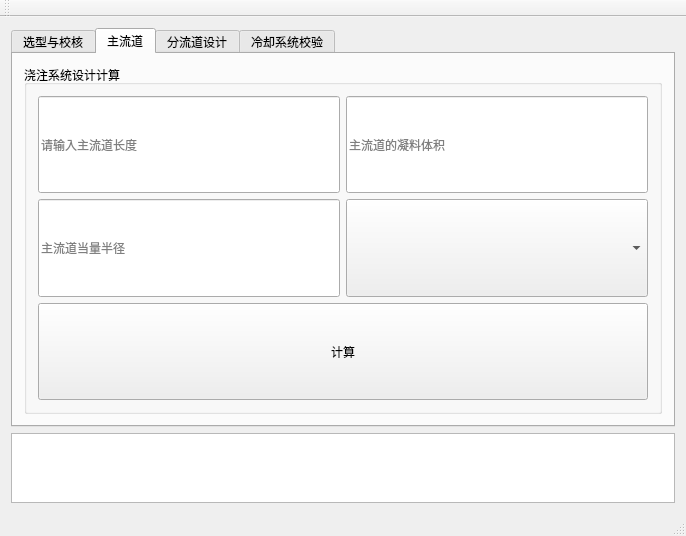
<?xml version="1.0" encoding="UTF-8"?>
<ui version="4.0">
 <class>MainWindow</class>
 <widget class="QMainWindow" name="MainWindow">
  <property name="geometry">
   <rect>
    <x>0</x>
    <y>0</y>
    <width>686</width>
    <height>484</height>
   </rect>
  </property>
  <property name="sizePolicy">
   <sizepolicy hsizetype="Expanding" vsizetype="Expanding">
    <horstretch>0</horstretch>
    <verstretch>0</verstretch>
   </sizepolicy>
  </property>
  <property name="windowTitle">
   <string>注模计算器</string>
  </property>
  <property name="locale">
   <locale language="Chinese" country="China"/>
  </property>
  <widget class="QWidget" name="centralWidget">
   <layout class="QGridLayout" name="gridLayout_11">
    <item row="1" column="0">
     <widget class="QTextEdit" name="text_log"/>
    </item>
    <item row="0" column="0">
     <widget class="QTabWidget" name="tabWidget">
      <property name="currentIndex">
       <number>1</number>
      </property>
      <widget class="QWidget" name="tab">
       <attribute name="title">
        <string>选型与校核</string>
       </attribute>
       <layout class="QGridLayout" name="gridLayout_13">
        <item row="0" column="0">
         <layout class="QGridLayout" name="gridLayout_6">
          <item row="0" column="0">
           <layout class="QGridLayout" name="gridLayout">
            <item row="0" column="0">
             <widget class="QLineEdit" name="text_v_su">
              <property name="sizePolicy">
               <sizepolicy hsizetype="Expanding" vsizetype="Expanding">
                <horstretch>0</horstretch>
                <verstretch>0</verstretch>
               </sizepolicy>
              </property>
              <property name="text">
               <string/>
              </property>
              <property name="placeholderText">
               <string>请输入V塑</string>
              </property>
             </widget>
            </item>
            <item row="0" column="1">
             <widget class="QLabel" name="injectionM_table">
              <property name="sizePolicy">
               <sizepolicy hsizetype="Expanding" vsizetype="Expanding">
                <horstretch>0</horstretch>
                <verstretch>0</verstretch>
               </sizepolicy>
              </property>
              <property name="font">
               <font>
                <family>楷体</family>
                <pointsize>8</pointsize>
                <underline>true</underline>
               </font>
              </property>
              <property name="text">
               <string>注射机型号于技术参数表</string>
              </property>
             </widget>
            </item>
            <item row="1" column="0" rowspan="2">
             <widget class="QLineEdit" name="text_a_su">
              <property name="sizePolicy">
               <sizepolicy hsizetype="Expanding" vsizetype="Expanding">
                <horstretch>0</horstretch>
                <verstretch>0</verstretch>
               </sizepolicy>
              </property>
              <property name="text">
               <string/>
              </property>
              <property name="placeholderText">
               <string>请输入A塑</string>
              </property>
             </widget>
            </item>
            <item row="1" column="1">
             <widget class="QComboBox" name="comboBox_machine">
              <property name="sizePolicy">
               <sizepolicy hsizetype="Expanding" vsizetype="Expanding">
                <horstretch>0</horstretch>
                <verstretch>0</verstretch>
               </sizepolicy>
              </property>
             </widget>
            </item>
            <item row="2" column="1" rowspan="2">
             <widget class="QPushButton" name="btn_confirm">
              <property name="text">
               <string>确认</string>
              </property>
             </widget>
            </item>
            <item row="3" column="0">
             <widget class="QLineEdit" name="text_n">
              <property name="sizePolicy">
               <sizepolicy hsizetype="Expanding" vsizetype="Expanding">
                <horstretch>0</horstretch>
                <verstretch>0</verstretch>
               </sizepolicy>
              </property>
              <property name="text">
               <string/>
              </property>
              <property name="placeholderText">
               <string>请输入n</string>
              </property>
             </widget>
            </item>
           </layout>
          </item>
          <item row="1" column="0">
           <layout class="QGridLayout" name="gridLayout_12">
            <item row="0" column="0" rowspan="2">
             <widget class="QLineEdit" name="text_p0">
              <property name="sizePolicy">
               <sizepolicy hsizetype="Expanding" vsizetype="Expanding">
                <horstretch>0</horstretch>
                <verstretch>0</verstretch>
               </sizepolicy>
              </property>
              <property name="text">
               <string/>
              </property>
              <property name="placeholderText">
               <string>注射压力P0</string>
              </property>
             </widget>
            </item>
            <item row="0" column="1">
             <widget class="QLabel" name="tbl2">
              <property name="sizePolicy">
               <sizepolicy hsizetype="Expanding" vsizetype="Expanding">
                <horstretch>0</horstretch>
                <verstretch>0</verstretch>
               </sizepolicy>
              </property>
              <property name="font">
               <font>
                <family>楷体</family>
                <pointsize>8</pointsize>
                <underline>true</underline>
               </font>
              </property>
              <property name="text">
               <string>部分塑料所需要的注射压力P0表</string>
              </property>
              <property name="alignment">
               <set>Qt::AlignLeading|Qt::AlignLeft|Qt::AlignVCenter</set>
              </property>
             </widget>
            </item>
            <item row="1" column="1" rowspan="2">
             <widget class="QPushButton" name="btn_pressure">
              <property name="sizePolicy">
               <sizepolicy hsizetype="Expanding" vsizetype="Expanding">
                <horstretch>0</horstretch>
                <verstretch>0</verstretch>
               </sizepolicy>
              </property>
              <property name="text">
               <string>压力校验</string>
              </property>
              <property name="flat">
               <bool>false</bool>
              </property>
             </widget>
            </item>
            <item row="2" column="0">
             <widget class="QLineEdit" name="text_p_gong">
              <property name="enabled">
               <bool>true</bool>
              </property>
              <property name="sizePolicy">
               <sizepolicy hsizetype="Expanding" vsizetype="Expanding">
                <horstretch>0</horstretch>
                <verstretch>0</verstretch>
               </sizepolicy>
              </property>
              <property name="text">
               <string/>
              </property>
              <property name="readOnly">
               <bool>true</bool>
              </property>
              <property name="placeholderText">
               <string>公称压力P</string>
              </property>
             </widget>
            </item>
           </layout>
          </item>
          <item row="2" column="0">
           <layout class="QGridLayout" name="gridLayout_5">
            <item row="0" column="0" rowspan="2">
             <widget class="QLineEdit" name="text_p_mo">
              <property name="sizePolicy">
               <sizepolicy hsizetype="Expanding" vsizetype="Expanding">
                <horstretch>0</horstretch>
                <verstretch>0</verstretch>
               </sizepolicy>
              </property>
              <property name="text">
               <string/>
              </property>
              <property name="placeholderText">
               <string>请输入p模</string>
              </property>
             </widget>
            </item>
            <item row="0" column="1">
             <widget class="QLabel" name="tbl3">
              <property name="sizePolicy">
               <sizepolicy hsizetype="Expanding" vsizetype="Expanding">
                <horstretch>0</horstretch>
                <verstretch>0</verstretch>
               </sizepolicy>
              </property>
              <property name="font">
               <font>
                <family>楷体</family>
                <pointsize>8</pointsize>
                <underline>true</underline>
               </font>
              </property>
              <property name="text">
               <string>常用塑料注射时,型腔内平均压力表</string>
              </property>
             </widget>
            </item>
            <item row="1" column="1" rowspan="2">
             <widget class="QPushButton" name="btn_suo_force">
              <property name="sizePolicy">
               <sizepolicy hsizetype="Expanding" vsizetype="Expanding">
                <horstretch>0</horstretch>
                <verstretch>0</verstretch>
               </sizepolicy>
              </property>
              <property name="text">
               <string>锁模力校验</string>
              </property>
              <property name="flat">
               <bool>false</bool>
              </property>
             </widget>
            </item>
            <item row="2" column="0">
             <widget class="QLineEdit" name="text_f_grow">
              <property name="enabled">
               <bool>true</bool>
              </property>
              <property name="sizePolicy">
               <sizepolicy hsizetype="Expanding" vsizetype="Expanding">
                <horstretch>0</horstretch>
                <verstretch>0</verstretch>
               </sizepolicy>
              </property>
              <property name="text">
               <string/>
              </property>
              <property name="readOnly">
               <bool>true</bool>
              </property>
              <property name="placeholderText">
               <string>F涨</string>
              </property>
             </widget>
            </item>
           </layout>
          </item>
         </layout>
        </item>
       </layout>
      </widget>
      <widget class="QWidget" name="tab_3">
       <attribute name="title">
        <string>主流道</string>
       </attribute>
       <layout class="QGridLayout" name="gridLayout_9">
        <item row="0" column="0">
         <widget class="QGroupBox" name="groupBox_3">
          <property name="sizePolicy">
           <sizepolicy hsizetype="Expanding" vsizetype="Expanding">
            <horstretch>0</horstretch>
            <verstretch>0</verstretch>
           </sizepolicy>
          </property>
          <property name="title">
           <string>浇注系统设计计算</string>
          </property>
          <layout class="QGridLayout" name="gridLayout_16">
           <item row="0" column="0">
            <layout class="QGridLayout" name="gridLayout_15">
             <item row="0" column="0">
              <widget class="QLineEdit" name="text_main_L">
               <property name="sizePolicy">
                <sizepolicy hsizetype="Expanding" vsizetype="Expanding">
                 <horstretch>0</horstretch>
                 <verstretch>0</verstretch>
                </sizepolicy>
               </property>
               <property name="text">
                <string/>
               </property>
               <property name="placeholderText">
                <string>请输入主流道长度</string>
               </property>
              </widget>
             </item>
             <item row="0" column="1">
              <widget class="QLineEdit" name="text_main_volume">
               <property name="enabled">
                <bool>true</bool>
               </property>
               <property name="sizePolicy">
                <sizepolicy hsizetype="Expanding" vsizetype="Expanding">
                 <horstretch>0</horstretch>
                 <verstretch>0</verstretch>
                </sizepolicy>
               </property>
               <property name="text">
                <string/>
               </property>
               <property name="readOnly">
                <bool>true</bool>
               </property>
               <property name="placeholderText">
                <string>主流道的凝料体积</string>
               </property>
              </widget>
             </item>
             <item row="1" column="0">
              <widget class="QLineEdit" name="text_main_radius">
               <property name="sizePolicy">
                <sizepolicy hsizetype="Expanding" vsizetype="Expanding">
                 <horstretch>0</horstretch>
                 <verstretch>0</verstretch>
                </sizepolicy>
               </property>
               <property name="text">
                <string/>
               </property>
               <property name="readOnly">
                <bool>true</bool>
               </property>
               <property name="placeholderText">
                <string>主流道当量半径</string>
               </property>
              </widget>
             </item>
             <item row="1" column="1">
              <widget class="QComboBox" name="comboBox_kou">
               <property name="sizePolicy">
                <sizepolicy hsizetype="Expanding" vsizetype="Expanding">
                 <horstretch>0</horstretch>
                 <verstretch>0</verstretch>
                </sizepolicy>
               </property>
              </widget>
             </item>
             <item row="2" column="0" colspan="2">
              <widget class="QPushButton" name="btn_calc_main">
               <property name="sizePolicy">
                <sizepolicy hsizetype="Expanding" vsizetype="Expanding">
                 <horstretch>0</horstretch>
                 <verstretch>0</verstretch>
                </sizepolicy>
               </property>
               <property name="text">
                <string>计算</string>
               </property>
              </widget>
             </item>
            </layout>
           </item>
          </layout>
         </widget>
        </item>
       </layout>
      </widget>
      <widget class="QWidget" name="tab_2">
       <attribute name="title">
        <string>分流道设计</string>
       </attribute>
       <layout class="QGridLayout" name="gridLayout_8">
        <item row="0" column="0">
         <layout class="QGridLayout" name="gridLayout_7">
          <item row="1" column="0">
           <widget class="QLineEdit" name="text_sub_area">
            <property name="sizePolicy">
             <sizepolicy hsizetype="Expanding" vsizetype="Expanding">
              <horstretch>0</horstretch>
              <verstretch>0</verstretch>
             </sizepolicy>
            </property>
            <property name="text">
             <string/>
            </property>
            <property name="placeholderText">
             <string>请输入分流道横截面面积</string>
            </property>
           </widget>
          </item>
          <item row="1" column="1">
           <widget class="QLabel" name="tbl4">
            <property name="sizePolicy">
             <sizepolicy hsizetype="Expanding" vsizetype="Expanding">
              <horstretch>0</horstretch>
              <verstretch>0</verstretch>
             </sizepolicy>
            </property>
            <property name="font">
             <font>
              <family>楷体</family>
              <pointsize>8</pointsize>
              <underline>true</underline>
             </font>
            </property>
            <property name="text">
             <string>分流道的横截面尺寸表</string>
            </property>
           </widget>
          </item>
          <item row="0" column="0">
           <widget class="QLineEdit" name="text_sub_L">
            <property name="sizePolicy">
             <sizepolicy hsizetype="Expanding" vsizetype="Expanding">
              <horstretch>0</horstretch>
              <verstretch>0</verstretch>
             </sizepolicy>
            </property>
            <property name="text">
             <string/>
            </property>
            <property name="placeholderText">
             <string>请输入分流道长度</string>
            </property>
           </widget>
          </item>
          <item row="2" column="0">
           <widget class="QLineEdit" name="text_sub_volume">
            <property name="enabled">
             <bool>true</bool>
            </property>
            <property name="sizePolicy">
             <sizepolicy hsizetype="Expanding" vsizetype="Expanding">
              <horstretch>0</horstretch>
              <verstretch>0</verstretch>
             </sizepolicy>
            </property>
            <property name="text">
             <string/>
            </property>
            <property name="readOnly">
             <bool>true</bool>
            </property>
            <property name="placeholderText">
             <string>分流道凝料体积</string>
            </property>
           </widget>
          </item>
          <item row="3" column="0">
           <widget class="QLineEdit" name="text_sub_size">
            <property name="sizePolicy">
             <sizepolicy hsizetype="Expanding" vsizetype="Expanding">
              <horstretch>0</horstretch>
              <verstretch>0</verstretch>
             </sizepolicy>
            </property>
            <property name="text">
             <string/>
            </property>
            <property name="readOnly">
             <bool>true</bool>
            </property>
            <property name="placeholderText">
             <string>分流道尺寸</string>
            </property>
           </widget>
          </item>
          <item row="2" column="1" rowspan="2">
           <widget class="QPushButton" name="btn_calc_gating_system">
            <property name="sizePolicy">
             <sizepolicy hsizetype="Expanding" vsizetype="Expanding">
              <horstretch>0</horstretch>
              <verstretch>0</verstretch>
             </sizepolicy>
            </property>
            <property name="text">
             <string>计算</string>
            </property>
            <property name="flat">
             <bool>false</bool>
            </property>
           </widget>
          </item>
         </layout>
        </item>
       </layout>
      </widget>
      <widget class="QWidget" name="tab_4">
       <attribute name="title">
        <string>冷却系统校验</string>
       </attribute>
       <layout class="QGridLayout" name="gridLayout_14">
        <item row="0" column="0">
         <widget class="QGroupBox" name="groupBox_4">
          <property name="sizePolicy">
           <sizepolicy hsizetype="Expanding" vsizetype="Expanding">
            <horstretch>0</horstretch>
            <verstretch>0</verstretch>
           </sizepolicy>
          </property>
          <property name="title">
           <string>冷却系统计算</string>
          </property>
          <layout class="QGridLayout" name="gridLayout_2">
           <item row="0" column="0">
            <layout class="QVBoxLayout" name="verticalLayout_5">
             <item>
              <widget class="QSplitter" name="splitter_3">
               <property name="orientation">
                <enum>Qt::Horizontal</enum>
               </property>
               <widget class="QLineEdit" name="text_Qs">
                <property name="sizePolicy">
                 <sizepolicy hsizetype="Expanding" vsizetype="Expanding">
                  <horstretch>0</horstretch>
                  <verstretch>0</verstretch>
                 </sizepolicy>
                </property>
                <property name="text">
                 <string/>
                </property>
                <property name="placeholderText">
                 <string>请查表输入Qs</string>
                </property>
               </widget>
               <widget class="QLabel" name="tbl5">
                <property name="sizePolicy">
                 <sizepolicy hsizetype="Expanding" vsizetype="Expanding">
                  <horstretch>0</horstretch>
                  <verstretch>0</verstretch>
                 </sizepolicy>
                </property>
                <property name="font">
                 <font>
                  <family>楷体</family>
                  <pointsize>8</pointsize>
                  <underline>true</underline>
                 </font>
                </property>
                <property name="text">
                 <string>常用塑料熔体单位热容量Qs表</string>
                </property>
               </widget>
              </widget>
             </item>
             <item>
              <layout class="QGridLayout" name="gridLayout_10">
               <item row="0" column="0">
                <widget class="QLineEdit" name="text_l">
                 <property name="sizePolicy">
                  <sizepolicy hsizetype="Expanding" vsizetype="Expanding">
                   <horstretch>0</horstretch>
                   <verstretch>0</verstretch>
                  </sizepolicy>
                 </property>
                 <property name="text">
                  <string/>
                 </property>
                 <property name="placeholderText">
                  <string>请输入小l</string>
                 </property>
                </widget>
               </item>
               <item row="0" column="1">
                <widget class="QLineEdit" name="text_theta_m">
                 <property name="sizePolicy">
                  <sizepolicy hsizetype="Expanding" vsizetype="Expanding">
                   <horstretch>0</horstretch>
                   <verstretch>0</verstretch>
                  </sizepolicy>
                 </property>
                 <property name="text">
                  <string/>
                 </property>
                 <property name="placeholderText">
                  <string>请输入θ_m</string>
                 </property>
                </widget>
               </item>
               <item row="1" column="0">
                <widget class="QLineEdit" name="text_X">
                 <property name="sizePolicy">
                  <sizepolicy hsizetype="Expanding" vsizetype="Expanding">
                   <horstretch>0</horstretch>
                   <verstretch>0</verstretch>
                  </sizepolicy>
                 </property>
                 <property name="text">
                  <string/>
                 </property>
                 <property name="readOnly">
                  <bool>true</bool>
                 </property>
                 <property name="placeholderText">
                  <string>管道数目</string>
                 </property>
                </widget>
               </item>
               <item row="1" column="1">
                <widget class="QLineEdit" name="text_area">
                 <property name="sizePolicy">
                  <sizepolicy hsizetype="Expanding" vsizetype="Expanding">
                   <horstretch>0</horstretch>
                   <verstretch>0</verstretch>
                  </sizepolicy>
                 </property>
                 <property name="text">
                  <string/>
                 </property>
                 <property name="readOnly">
                  <bool>true</bool>
                 </property>
                 <property name="placeholderText">
                  <string>传热总面积</string>
                 </property>
                </widget>
               </item>
              </layout>
             </item>
            </layout>
           </item>
           <item row="0" column="1">
            <layout class="QGridLayout" name="gridLayout_4">
             <item row="0" column="0">
              <layout class="QVBoxLayout" name="verticalLayout">
               <item>
                <widget class="QLineEdit" name="text_theta_1">
                 <property name="sizePolicy">
                  <sizepolicy hsizetype="Expanding" vsizetype="Expanding">
                   <horstretch>0</horstretch>
                   <verstretch>0</verstretch>
                  </sizepolicy>
                 </property>
                 <property name="text">
                  <string/>
                 </property>
                 <property name="placeholderText">
                  <string>请输入θ_1</string>
                 </property>
                </widget>
               </item>
               <item>
                <widget class="QLineEdit" name="text_theta_2">
                 <property name="sizePolicy">
                  <sizepolicy hsizetype="Expanding" vsizetype="Expanding">
                   <horstretch>0</horstretch>
                   <verstretch>0</verstretch>
                  </sizepolicy>
                 </property>
                 <property name="text">
                  <string/>
                 </property>
                 <property name="placeholderText">
                  <string>请输入θ2</string>
                 </property>
                </widget>
               </item>
               <item>
                <widget class="QLineEdit" name="text_rho">
                 <property name="sizePolicy">
                  <sizepolicy hsizetype="Expanding" vsizetype="Expanding">
                   <horstretch>0</horstretch>
                   <verstretch>0</verstretch>
                  </sizepolicy>
                 </property>
                 <property name="text">
                  <string/>
                 </property>
                 <property name="placeholderText">
                  <string>请输入ρ</string>
                 </property>
                </widget>
               </item>
               <item>
                <widget class="QLineEdit" name="text_v">
                 <property name="sizePolicy">
                  <sizepolicy hsizetype="Expanding" vsizetype="Expanding">
                   <horstretch>0</horstretch>
                   <verstretch>0</verstretch>
                  </sizepolicy>
                 </property>
                 <property name="text">
                  <string/>
                 </property>
                 <property name="placeholderText">
                  <string>请输入v</string>
                 </property>
                </widget>
               </item>
               <item>
                <widget class="QLineEdit" name="text_traffic">
                 <property name="sizePolicy">
                  <sizepolicy hsizetype="Expanding" vsizetype="Expanding">
                   <horstretch>0</horstretch>
                   <verstretch>0</verstretch>
                  </sizepolicy>
                 </property>
                 <property name="text">
                  <string/>
                 </property>
                 <property name="readOnly">
                  <bool>true</bool>
                 </property>
                 <property name="placeholderText">
                  <string>冷却水的体积流量</string>
                 </property>
                </widget>
               </item>
              </layout>
             </item>
             <item row="1" column="0">
              <layout class="QGridLayout" name="gridLayout_3">
               <item row="0" column="0">
                <widget class="QLineEdit" name="text_time">
                 <property name="sizePolicy">
                  <sizepolicy hsizetype="Expanding" vsizetype="Expanding">
                   <horstretch>0</horstretch>
                   <verstretch>0</verstretch>
                  </sizepolicy>
                 </property>
                 <property name="text">
                  <string/>
                 </property>
                 <property name="placeholderText">
                  <string>请查表输入冷却时间</string>
                 </property>
                </widget>
               </item>
               <item row="1" column="0" colspan="2">
                <widget class="QLineEdit" name="text_quantity">
                 <property name="sizePolicy">
                  <sizepolicy hsizetype="Expanding" vsizetype="Expanding">
                   <horstretch>0</horstretch>
                   <verstretch>0</verstretch>
                  </sizepolicy>
                 </property>
                 <property name="text">
                  <string/>
                 </property>
                 <property name="readOnly">
                  <bool>true</bool>
                 </property>
                 <property name="placeholderText">
                  <string>每次需要的注射量</string>
                 </property>
                </widget>
               </item>
               <item row="0" column="1">
                <widget class="QLabel" name="tbl6">
                 <property name="sizePolicy">
                  <sizepolicy hsizetype="Expanding" vsizetype="Expanding">
                   <horstretch>0</horstretch>
                   <verstretch>0</verstretch>
                  </sizepolicy>
                 </property>
                 <property name="font">
                  <font>
                   <family>楷体</family>
                   <pointsize>8</pointsize>
                   <underline>true</underline>
                  </font>
                 </property>
                 <property name="text">
                  <string>常用塑料壁厚与冷却时间表</string>
                 </property>
                </widget>
               </item>
              </layout>
             </item>
            </layout>
           </item>
           <item row="1" column="0">
            <layout class="QVBoxLayout" name="verticalLayout_7">
             <item>
              <layout class="QVBoxLayout" name="verticalLayout_4">
               <item>
                <widget class="QSplitter" name="splitter_2">
                 <property name="orientation">
                  <enum>Qt::Horizontal</enum>
                 </property>
                 <widget class="QLineEdit" name="text_f">
                  <property name="sizePolicy">
                   <sizepolicy hsizetype="Expanding" vsizetype="Expanding">
                    <horstretch>0</horstretch>
                    <verstretch>0</verstretch>
                   </sizepolicy>
                  </property>
                  <property name="text">
                   <string/>
                  </property>
                  <property name="placeholderText">
                   <string>请查表输入f</string>
                  </property>
                 </widget>
                 <widget class="QLabel" name="tbl7">
                  <property name="sizePolicy">
                   <sizepolicy hsizetype="Expanding" vsizetype="Expanding">
                    <horstretch>0</horstretch>
                    <verstretch>0</verstretch>
                   </sizepolicy>
                  </property>
                  <property name="font">
                   <font>
                    <family>楷体</family>
                    <pointsize>8</pointsize>
                    <underline>true</underline>
                   </font>
                  </property>
                  <property name="text">
                   <string>水温与f</string>
                  </property>
                 </widget>
                </widget>
               </item>
               <item>
                <widget class="QLineEdit" name="text_factor">
                 <property name="sizePolicy">
                  <sizepolicy hsizetype="Expanding" vsizetype="Expanding">
                   <horstretch>0</horstretch>
                   <verstretch>0</verstretch>
                  </sizepolicy>
                 </property>
                 <property name="text">
                  <string/>
                 </property>
                 <property name="readOnly">
                  <bool>true</bool>
                 </property>
                 <property name="placeholderText">
                  <string>膜传热系数</string>
                 </property>
                </widget>
               </item>
              </layout>
             </item>
             <item>
              <layout class="QVBoxLayout" name="verticalLayout_3">
               <item>
                <widget class="QSplitter" name="splitter">
                 <property name="orientation">
                  <enum>Qt::Horizontal</enum>
                 </property>
                 <widget class="QLineEdit" name="text_dia">
                  <property name="sizePolicy">
                   <sizepolicy hsizetype="Expanding" vsizetype="Expanding">
                    <horstretch>0</horstretch>
                    <verstretch>0</verstretch>
                   </sizepolicy>
                  </property>
                  <property name="toolTip">
                   <string comment="请查表输入冷却水道直径" extracomment="请查表输入冷却水道直径">请查表输入冷却水道直径</string>
                  </property>
                  <property name="toolTipDuration">
                   <number>2</number>
                  </property>
                  <property name="text">
                   <string/>
                  </property>
                  <property name="placeholderText">
                   <string>请查表输入冷却水道直径</string>
                  </property>
                 </widget>
                 <widget class="QLabel" name="tbl8">
                  <property name="sizePolicy">
                   <sizepolicy hsizetype="Expanding" vsizetype="Expanding">
                    <horstretch>0</horstretch>
                    <verstretch>0</verstretch>
                   </sizepolicy>
                  </property>
                  <property name="font">
                   <font>
                    <family>楷体</family>
                    <pointsize>8</pointsize>
                    <underline>true</underline>
                   </font>
                  </property>
                  <property name="text">
                   <string>冷却水稳定湍流速度与流量</string>
                  </property>
                 </widget>
                </widget>
               </item>
               <item>
                <widget class="QLineEdit" name="text_flow_rate">
                 <property name="sizePolicy">
                  <sizepolicy hsizetype="Expanding" vsizetype="Expanding">
                   <horstretch>0</horstretch>
                   <verstretch>0</verstretch>
                  </sizepolicy>
                 </property>
                 <property name="text">
                  <string/>
                 </property>
                 <property name="readOnly">
                  <bool>true</bool>
                 </property>
                 <property name="placeholderText">
                  <string>冷却水在管内的流速</string>
                 </property>
                </widget>
               </item>
              </layout>
             </item>
            </layout>
           </item>
           <item row="1" column="1">
            <widget class="QPushButton" name="btn_calc_cool_system">
             <property name="sizePolicy">
              <sizepolicy hsizetype="Expanding" vsizetype="Expanding">
               <horstretch>0</horstretch>
               <verstretch>0</verstretch>
              </sizepolicy>
             </property>
             <property name="text">
              <string>计算</string>
             </property>
             <property name="flat">
              <bool>false</bool>
             </property>
            </widget>
           </item>
          </layout>
         </widget>
        </item>
       </layout>
      </widget>
     </widget>
    </item>
   </layout>
  </widget>
  <widget class="QToolBar" name="mainToolBar">
   <attribute name="toolBarArea">
    <enum>TopToolBarArea</enum>
   </attribute>
   <attribute name="toolBarBreak">
    <bool>false</bool>
   </attribute>
  </widget>
  <widget class="QStatusBar" name="statusBar"/>
  <widget class="QMenuBar" name="menuBar">
   <property name="geometry">
    <rect>
     <x>0</x>
     <y>0</y>
     <width>686</width>
     <height>22</height>
    </rect>
   </property>
  </widget>
 </widget>
 <layoutdefault spacing="6" margin="11"/>
 <resources>
  <include location="res.qrc"/>
 </resources>
 <connections/>
</ui>
